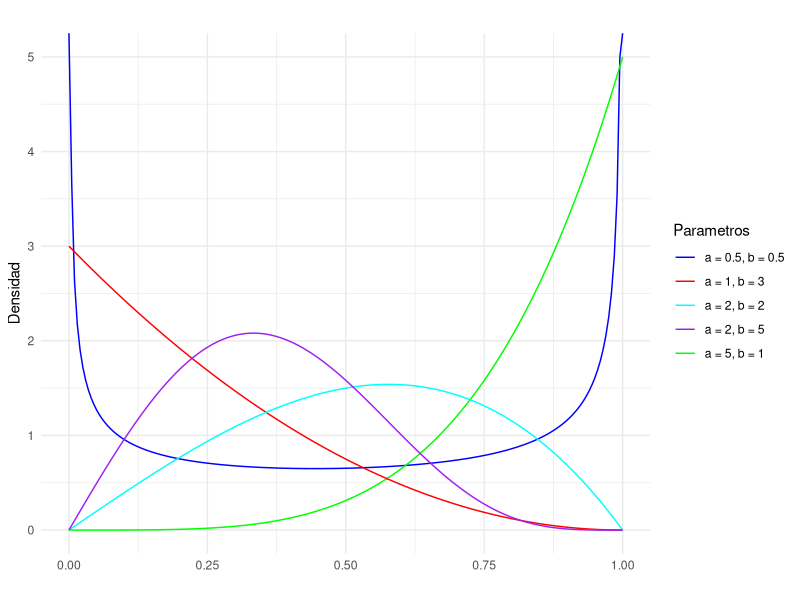
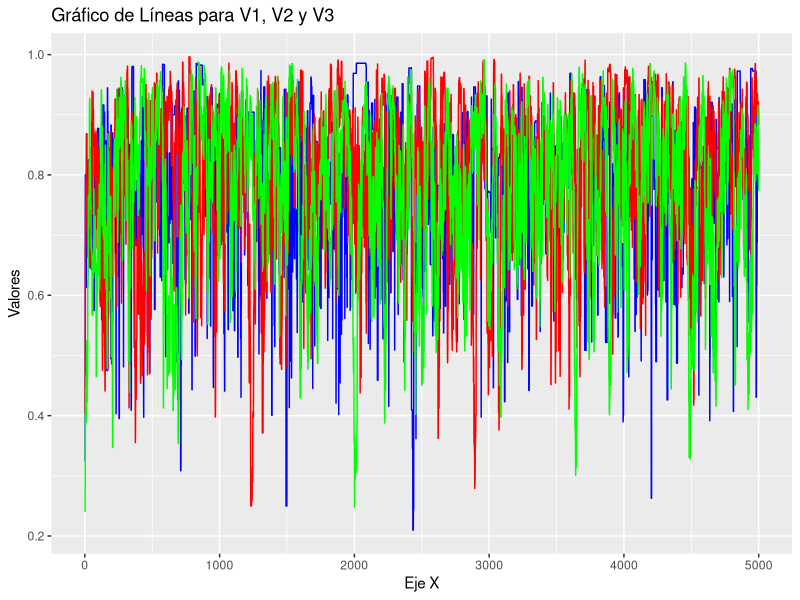
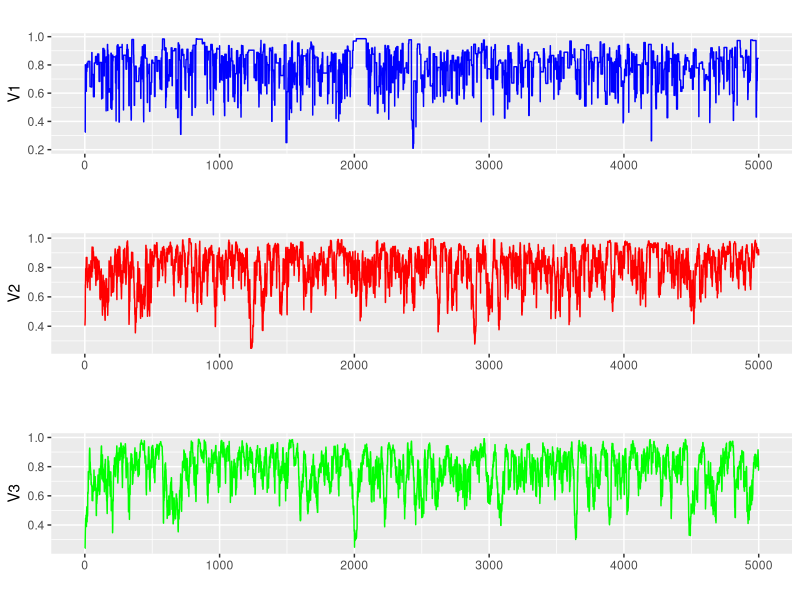
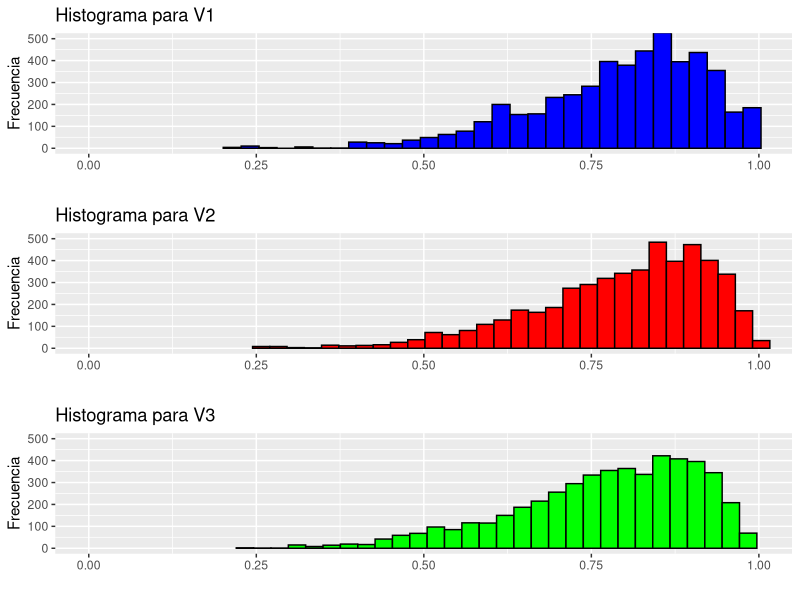
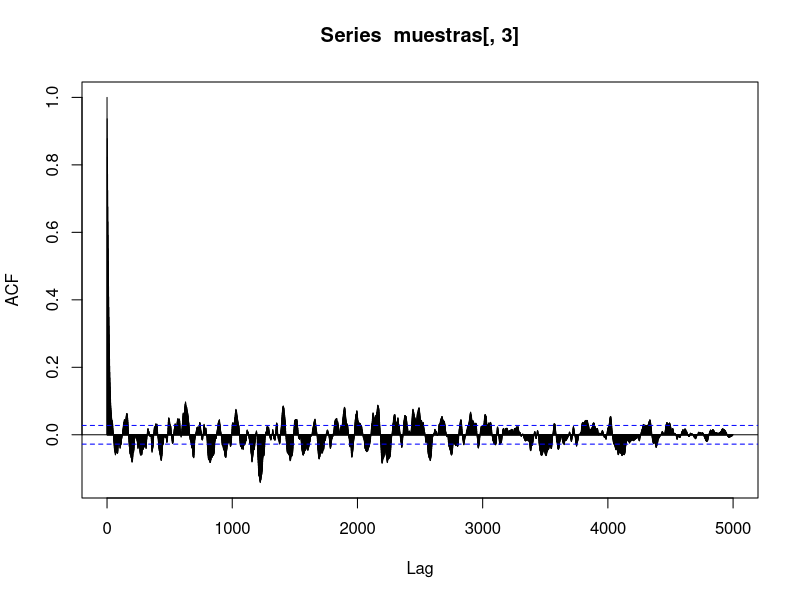
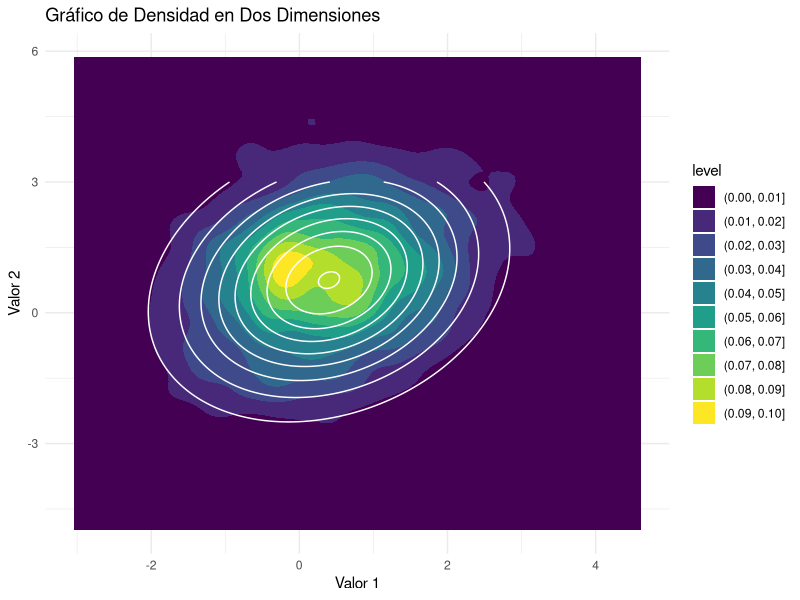
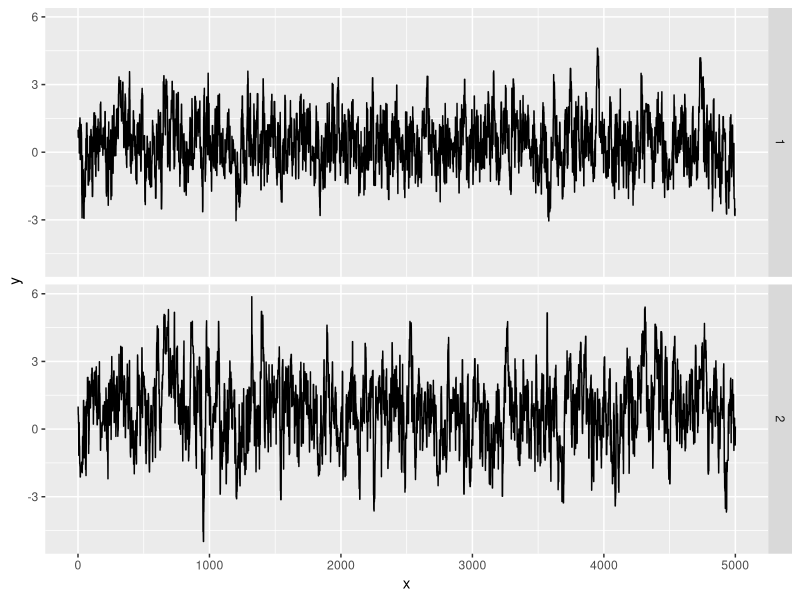

R code for these plots, in order:
## ---- chunk 1
#| label = parametros
set.seed(412)
knitr::opts_chunk$set(fig.align = "center")
## ---- chunk 2
#| label = librerias
library(ggplot2)
library(gridExtra)
library(kableExtra)
library(mvtnorm)
## ---- chunk 3
d_propuesta_def <- function(x, mean){
  dnorm(x, mean, sd= 1)
}

sample_mh <- function (d_objetivo, r_propuesta, d_propuesta = d_propuesta_def, p_inicial, n){
  stopifnot(n>0)
  muestras <- numeric(n)
  muestras[1]<-p_inicial
  for (i in 2:n) {
    p_actual <- muestras[i-1]
    p_nuevo <- r_propuesta(p_actual)
    f_actual <- d_objetivo(p_actual)
    f_nuevo <- d_objetivo(p_nuevo)
    
    q_actual <- d_propuesta(p_actual,mean=p_nuevo)
    q_nuevo <- d_propuesta(p_nuevo,mean=p_actual)
    
    alpha <- min(1, (f_nuevo/f_actual)*(q_actual/q_nuevo))
    
    aceptar <- rbinom(1,1, alpha)
    if (aceptar){
      muestras[i] <- p_nuevo
    } else {
      muestras[i] <- p_actual
    }
    
  }
  return ( muestras ) 
}
## ---- chunk 4
d_kumaraswamy <- function(x, a ,b){
  if(x<0 || x>1){
    f=0
  }else{
    f <- a*b*(x^(a-1))*(1-x^a)^(b-1)
  }
  return(f)
}
x<-seq(0,1, length.out= 200)
d_kumaraswamy.5.5 <- numeric(length(x))
d_kumaraswamy51<- numeric(length(x))
d_kumaraswamy13 <-numeric(length(x))
d_kumaraswamy22 <- numeric(length(x))
d_kumaraswamy25 <- numeric(length(x))
for (i in 1:length(x)) {
  d_kumaraswamy.5.5[i] <- d_kumaraswamy(x[i], 0.5, 0.5)
  d_kumaraswamy51[i] <- d_kumaraswamy(x[i], 5, 1)
  d_kumaraswamy13[i] <- d_kumaraswamy(x[i], 1, 3)
  d_kumaraswamy22[i] <- d_kumaraswamy(x[i], 2, 2)
  d_kumaraswamy25[i] <- d_kumaraswamy(x[i], 2, 5)
}


df <- data.frame(x,
                 d_kumaraswamy.5.5,
                 d_kumaraswamy51,
                 d_kumaraswamy13,
                 d_kumaraswamy22,
                 d_kumaraswamy25)
ggplot(df, aes(x = x)) +
  # Agregar las líneas para cada distribución
  geom_line(aes(y = d_kumaraswamy.5.5, color = "d_kumaraswamy.5.5")) +
  geom_line(aes(y = d_kumaraswamy51, color = "d_kumaraswamy51")) +
  geom_line(aes(y = d_kumaraswamy13, color = "d_kumaraswamy13")) +
  geom_line(aes(y = d_kumaraswamy22, color = "d_kumaraswamy22")) +
  geom_line(aes(y = d_kumaraswamy25, color = "d_kumaraswamy25")) +
  # Personalizar aspectos del gráfico
  labs(title = "",
       x = "",
       y = "Densidad") +
  scale_color_manual(values = c("d_kumaraswamy.5.5" = "blue",
                                 "d_kumaraswamy51" = "green",
                                 "d_kumaraswamy13" = "red",
                                 "d_kumaraswamy22" = "cyan",
                                 "d_kumaraswamy25" = "purple"),
                     labels = c("d_kumaraswamy.5.5" = "a = 0.5, b = 0.5",
                                "d_kumaraswamy51" = "a = 5, b = 1",
                                "d_kumaraswamy13" = "a = 1, b = 3",
                                "d_kumaraswamy22" = "a = 2, b = 2",
                                "d_kumaraswamy25" = "a = 2, b = 5")) +
  guides(color=guide_legend(title = "Parametros"))+
  theme_minimal()
## ---- chunk 5
get_beta_pars <- function(mu, kappa){
  alpha <- mu *kappa
  beta <- (1-mu)*kappa
  return(list(alpha = alpha, beta = beta))
}
#graficar kumaraswamy 6 2, y una beta 8,2 para mostrar que son parecidas
d_objetivo <- function(x, a=6 ,b=2){
  if(x<0 || x>1){
    f=0
  }else{
    f <- a*b*(x^(a-1))*(1-x^a)^(b-1)
  }
  return(f)
}
kappas <- c(1,25,50)
n=5000
muestras <- matrix(nrow = n,ncol = length(kappas))
for (i in 1:3) {
  #p_inicial = runif(1) se agrega?
  r_propuesta <- function(x) {
    kappa <- kappas[i]
    pars <- get_beta_pars(x, kappa)
    rbeta(1, pars$alpha, pars$beta)
  }
  d_propuesta <- function(x, mean) {
    kappa <- kappas[i]
    pars <- get_beta_pars(mean, kappa)
    dbeta(x, pars$alpha, pars$beta)
  }
  p_inicial <- runif(1)
  
  muestras[,i] <- sample_mh(d_objetivo, r_propuesta, d_propuesta, p_inicial= p_inicial, n=n)
}


df <- as.data.frame(cbind(muestras, x=1:n))
ggplot(df, aes(x = x)) +
  geom_line(aes(y = V1), color = "blue") +
  geom_line(aes(y = V2), color = "red") +
  geom_line(aes(y = V3), color = "green") +
  labs(x = "Eje X", y = "Valores", title = "Gráfico de Líneas para V1, V2 y V3")

# o bien
g1 <- ggplot(df, aes(x = x, y = V1)) +
  geom_line(color = "blue") +
  labs(x = "", y = "V1", title = "")

# Graficar V2
g2 <- ggplot(df, aes(x = x, y = V2)) +
  geom_line(color = "red") +
  labs(x = "", y = "V2", title = "")

# Graficar V3
g3 <- ggplot(df, aes(x = x, y = V3)) +
  geom_line(color = "green") +
  labs(x = "", y = "V3", title = "")
grid.arrange(g1,g2,g3,ncol=1)
## ---- chunk 6
g1 <- ggplot(df, aes(x = V1)) +
  geom_histogram(color = "black", fill = "blue", bins = 30) +
  labs(x = "", y = "Frecuencia", title = "Histograma para V1")+
  coord_cartesian(xlim = c(0, 1), ylim = c(0, 500))

# Graficar histograma para V2
g2 <- ggplot(df, aes(x = V2)) +
  geom_histogram(color = "black", fill = "red", bins = 30) +
  labs(x = "", y = "Frecuencia", title = "Histograma para V2")+
  coord_cartesian(xlim = c(0, 1), ylim = c(0, 500))

# Graficar histograma para V3
g3 <- ggplot(df, aes(x = V3)) +
  geom_histogram(color = "black", fill = "green", bins = 30) +
  labs(x = "", y = "Frecuencia", title = "Histograma para V3")+
  coord_cartesian(xlim = c(0, 1), ylim = c(0, 500))

# Mostrar los histogramas en una sola columna
grid.arrange(g1, g2, g3, ncol = 1)
## ---- chunk 7
# averiguar si hay grafico para el correlograma

calcular_w <- function(x){
  mean(apply(x, 2, var))
}

calcular_b <- function(x){
  media_chain <- apply(x, 2, mean)
  var(media_chain) * nrow(x)
}

R_hat <- function(x){
  S <- nrow(x)
  M <- ncol(x)
  W <- calcular_w(x)
  B <- calcular_b(x)
  numerador <- (S-1)/S * W + (1 / S) * B
  sqrt(numerador / W)
}

R_hat(muestras)
## ---- chunk 8
autocorr <- acf(muestras[,3], plot = TRUE, lag = Inf)$plot
# mejorar graficos
N_eff <- function(x){
  n_eff <- numeric(ncol(x))
  for (i in 1:ncol(x)) {
    S <- nrow(x)
    autocorr <- acf(x[,i], plot = FALSE, lag = Inf)$acf
    limite <- which(autocorr<0.05)[1]
    
    denominador <- 1 + 2 * sum(autocorr[2:limite])
    n_eff[i] <- S / denominador  
  }
  return(n_eff)
}
N_eff(muestras)
# no parecen muy bajos para 5k muestras
# YA GENERALICE LA N_eff 
## ---- chunk 9
medias <- c(mean(muestras[,1]),mean(muestras[,2]),mean(muestras[,3]))
percentiles<- rbind(quantile(muestras[,1], c(0.05, 0.95)),
                    quantile(muestras[,2], c(0.05, 0.95)),
                    quantile(muestras[,3], c(0.05, 0.95)))

tabla <-cbind(medias, percentiles)
colnames(tabla) <- c("Medias","Percentil 5", "Percentil 95")
rownames(tabla) <- c("Kappa = 1","Kappa = 25", "Kappa = 50")
kable(round(tabla,3))%>% 
  kable_styling(position = "center",full_width = FALSE) %>% 
  row_spec(0, bold = T, background = "gray", color = "black") 
## ---- chunk 10
muestras_logit <- log(muestras/(1-muestras))
medias_logit <- c(mean(muestras_logit[,1]),mean(muestras_logit[,2]),mean(muestras_logit[,3]))
percentiles_logit <- rbind(quantile(muestras_logit[,1], c(0.05, 0.95)),
                    quantile(muestras_logit[,2], c(0.05, 0.95)),
                    quantile(muestras_logit[,3], c(0.05, 0.95)))

tabla_logit <-cbind(medias_logit, percentiles_logit)
colnames(tabla_logit) <- c("Medias","Percentil 5", "Percentil 95")
rownames(tabla_logit) <- c("Kappa = 1","Kappa = 25", "Kappa = 50")
kable(round(tabla_logit,3))%>% 
  kable_styling(position = "center",full_width = FALSE) %>% 
  row_spec(0, bold = T, background = "gray", color = "black") 
## ---- chunk 11
sample_mh_2d <- function (d_objetivo, r_propuesta, d_propuesta, p_inicial, n, sigma_prop){
  stopifnot(n>0)
  muestras <- matrix(nrow = n, ncol = length(p_inicial))
  muestras[1,]<-p_inicial
  for (i in 2:n) {
    p_actual <- muestras[i-1,]
    p_nuevo <- r_propuesta(p_actual)
    f_actual <- d_objetivo(p_actual)
    f_nuevo <- d_objetivo(p_nuevo)
    
    q_actual <- d_propuesta(p_actual,mean=p_nuevo)
    q_nuevo <- d_propuesta(p_nuevo,mean=p_actual)
    
    alpha <- min(1, (f_nuevo/f_actual)*(q_actual/q_nuevo))
    
    aceptar <- rbinom(1,1, alpha)
    if (aceptar){
      muestras[i,] <- p_nuevo
    } else {
      muestras[i,] <- p_actual
    }
    
  }
  return ( muestras ) 
}


## ---- chunk 12
mu_obj <- c(0.4, 0.75)
sigma_obj <- matrix(c(1.35, 0.4, 0.4, 2.4), ncol = 2)

sigma_prop <- diag(2) #preguntar esto

d_objetivo <- function(x) dmvnorm(x, mean = mu_obj, sigma = sigma_obj)
r_propuesta <- function(x) rmvnorm(1, mean = x, sigma = sigma_prop)
d_propuesta <- function(x, mean) dmvnorm(x, mean = mean, sigma = sigma_prop)

muestras_2d <- sample_mh_2d(d_objetivo, r_propuesta, d_propuesta, p_inicial= c(1, 1), n=5000)

df_grilla <- expand.grid(x = seq(-3, 3, length.out = 200), seq(-3, 3, length.out = 200))
df_grilla$z <- d_objetivo(as.matrix(df_grilla))

muestras_2d_df <- as.data.frame(muestras_2d)
ggplot(muestras_2d_df, aes(x = V1, y = V2)) +
  geom_density_2d(fill = "skyblue", alpha = 0.7) +
  geom_density2d_filled()+
  #geom_point(data = muestras_2d_df, aes(x = V1, y = V2), color = "cyan2", alpha = 0.05) +
  labs(title = "Gráfico de Densidad en Dos Dimensiones",
       x = "Valor 1",
       y = "Valor 2") +
  stat_contour(aes(x = x, y = Var2, z = z), data = df_grilla, color = "white")+
  theme_minimal()

# p_inicial = rmvnorm(1,mean=c(1,1)) ?
## ---- chunk 13

########################
plot_trace <- function(x, y){
  n <-length(x)
  df <- data.frame(x = rep(1:n, 2), y = c(x, y), dimension = rep(1:2, each = n))
  ggplot(df)+
    geom_line(aes(x = x, y = y))+
    facet_grid(rows = vars(dimension))
}  

plot_trace(muestras_2d_df$V1, muestras_2d_df$V2)

#Número efectivo de muestras
N_eff(muestras_2d)
## ---- chunk 14
#| label = probs
probs <- numeric(3)
# x1 > 1 ; x2 < 0
mu_filtradas <- muestras_2d[muestras_2d[,1] > 1 & muestras_2d[,2] < 0,]
probs[1] <- nrow(mu_filtradas) / nrow(muestras_2d)
# x1 > 1 ; x2 > 2 
mu_filtradas <- muestras_2d[muestras_2d[,1] > 1 & muestras_2d[,2] > 2,]
probs[2] <- nrow(mu_filtradas) / nrow(muestras_2d)
# x1 > .4 ; x2 > .75
mu_filtradas <- muestras_2d[muestras_2d[,1] > .4 & muestras_2d[,2] > .75,]
probs[3] <- nrow(mu_filtradas) / nrow(muestras_2d)
probs #no se si esto esta bien gente
## ---- chunk 15
# Monte Carlo generamos aleatorios y hace sumatoria
# Genera un gran número de muestras bivariadas
n <- 5000
muestras_2d_mc <- rmvnorm(n, mean = mu_obj, sigma = sigma_obj)
p_exacta <- numeric(3)
p_mc <- numeric(3)
# x1 > 1 ; x2 < 0
mu_filtradas <- muestras_2d_mc[muestras_2d_mc[,1] > 1 & muestras_2d_mc[,2] < 0,]
p_mc[1] <- nrow(mu_filtradas) / nrow(muestras_2d_mc)
p_exacta[1] <- pmvnorm(lower = c(1, -Inf), upper = c(Inf,0), mean = mu_obj, sigma=sigma_obj)
# x1 > 1 ; x2 > 2 
mu_filtradas <- muestras_2d_mc[muestras_2d_mc[,1] > 1 & muestras_2d_mc[,2] > 2,]
p_mc[2] <- nrow(mu_filtradas) / nrow(muestras_2d_mc)
p_exacta[2] <- pmvnorm(lower = c(1, 2), upper = c(Inf,Inf), mean = mu_obj, sigma=sigma_obj)
# x1 > .4 ; x2 > .75
mu_filtradas <- muestras_2d_mc[muestras_2d_mc[,1] > .4 & muestras_2d_mc[,2] > .75,]
p_mc[3] <- nrow(mu_filtradas) / nrow(muestras_2d_mc)
p_exacta[3] <- pmvnorm(lower = c(.4, .75), upper = c(Inf,Inf), mean = mu_obj, sigma=sigma_obj)

probs
p_mc
round(p_exacta, 4)#no se si esto esta bien gente
